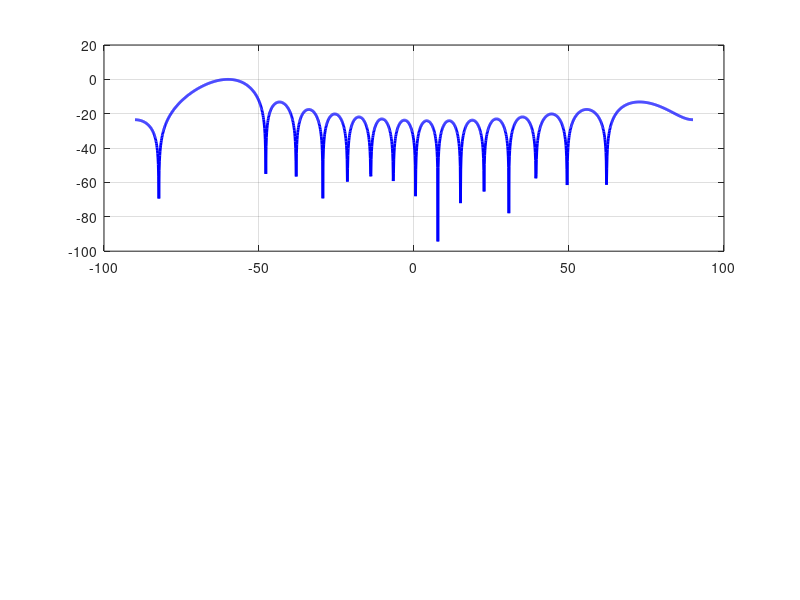

Source code (MATLAB): (Note: this script raises an error after producing the figure.)
% =========================================================================
% 相控阵雷达波束扫描仿真 (Phased Array Beam Steering Simulation)
% 模拟一个均匀线阵 (ULA) 的波束形成与扫描过程
% =========================================================================
clear; clc; close all;

%% 1. 雷达系统参数设置
c = 3e8;                % 光速 (m/s)
fc = 10e9;              % 载波频率 10GHz (X波段)
lambda = c / fc;        % 波长
N = 16;                 % 天线单元数量 (阵元数)
d = lambda / 2;         % 阵元间距 (通常取半波长以避免栅瓣)

% 扫描角度范围 (例如从 -60度 扫到 +60度)
scan_angles = -60:2:60; 

%% 2. 准备绘图
figure('Color', 'w', 'Position', [100, 100, 800, 600]);
theta = -90:0.1:90;        %观察角度范围 (-90度 到 90度)
theta_rad = deg2rad(theta);%角度转弧度，每0.1度对应多少弧度

% 预先计算观察方向的导向矢量系数 u = (2*pi*d/lambda) * sin(theta)
k = 2 * pi / lambda;%波数，相位随距离的变化率
u_obs = k * d * sin(theta_rad); 
n_vec = (0:N-1).';      % 阵元索引向量 [0, 1, ..., N-1]'

%% 3. 循环仿真：波束扫描
for target_angle = scan_angles
    
    % --- 核心算法：计算波束指向所需的相位 ---
    % 想要波束指向 target_angle，相邻阵元需要的相位差为：
    % delta_phi = -k * d * sin(theta0)
    target_angle_rad = deg2rad(target_angle);
    phase_shift = -k * d * sin(target_angle_rad);
    
    % 生成加权向量 (Weight Vector) w = exp(j * n * phase_shift)
    % 这里只加了相位权值，幅度权值设为1 (均匀加权)
    w = exp(1j * n_vec * phase_shift); 
    
    % --- 计算阵列方向图 (Array Pattern) ---
    % y = w' * a(theta)
    % 等效公式：AF = sum( w_n * exp(j * k * d * n * sin(theta)) )
    % 利用矩阵运算加速计算
    steering_matrix = exp(1j * n_vec * u_obs);
    AF = abs(w.' * steering_matrix);  % AF = Array Factor
    
    % --- 归一化并转为 dB ---
    AF = AF / max(AF);          % 归一化到 1
    AF_dB = 20 * log10(AF + 1e-6); % 转为 dB，加微小量防止log(0)
    
    %% 4. 绘图显示
    subplot(2,1,1);
    plot(theta, AF_dB, 'LineWidth', 2, 'Color', 'b');
    grid on;
    xline(target_angle, 'r--', 'LineWidth', 1.5); % 标记当前指向
    xlim([-90 90]);
    ylim([-50 0]);
    xlabel('角度 (Degree)');
    ylabel('归一化增益 (dB)');
    title(['直角坐标系波束方向图 (当前指向: ' num2str(target_angle) '°)']);
    legend('波束方向图', '波束指向');
    
    subplot(2,1,2);
    % 极坐标绘图有点麻烦，这里简单手动画一个
    polarplot(theta_rad, AF, 'LineWidth', 2, 'Color', 'r');
    rlim([0 1]);
    title('极坐标系波束方向图 (线性幅度)');
    
    drawnow; % 刷新绘图，产生动画效果
    % pause(0.05); % 如果电脑跑得太快，取消注释这行可以变慢点
end

% 仿真结束提示
disp('波束扫描仿真完成！');
